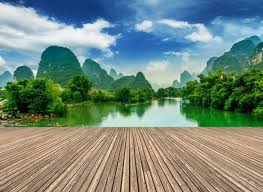
#> input picture machine-learning/view.jpeg, 263 x 192 px
$ jupyter execute --allow-errors basic_types_of_image_segmentation.ipynb   (shell and % lines are left out)
#> lines starting #> are read from the running program, lines starting #| are printed output that depends on the picture; after the words box and inside, x2 and y2 are one past the last pixel; in counts of white or black regions, pixels touching at a corner belong together; long printed decimals are rounded
## Region-based Segmentation

[cell 1]
from skimage.color import rgb2gray
import numpy as np
import cv2
import matplotlib.pyplot as plt
from scipy import ndimage

[cell 2]
image = plt.imread('view.jpeg')
#> image is the input picture: shape (192, 263, 3); mean R, G, B 117.1, 137.1, 125.4
plt.imshow(image)
image.shape
#> Out = (192, 263, 3)

[cell 3]
# convert color image to gray
gray = rgb2gray(image)
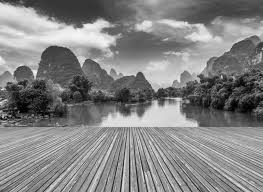
#> gray: shape (192, 263) float64; min 0, max 0.983, mean 0.518
plt.imshow(gray, cmap='gray')

[cell 4]
gray.shape
#> Out = (192, 263)

### mean threshold segmentation

[cell 5]
gray_base = gray.copy()
gray_r = gray_base.reshape(gray_base.shape[0]*gray_base.shape[1])
threshold = gray_r.mean()
#> threshold = 0.518
print(threshold)
#| 0.5176
for i in range(gray_r.shape[0]):
    if gray_r[i] > threshold:
        gray_r[i] = 1
    else:
        gray_r[i] = 0

gray_b2 = gray_r.reshape(gray_base.shape[0], gray_base.shape[1])
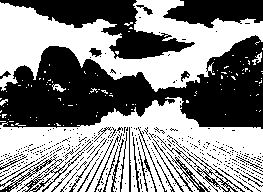
#> gray_b2: shape (192, 263) float64; values 0 (black) and 1 (white), 53% white; 441 black regions (407 under 20 px), largest, box (x1, y1, x2, y2) and area: (0, 35, 263, 129) 13731, (0, 0, 195, 59) 4122, (163, 0, 263, 28) 1962
plt.imshow(gray_b2, cmap='gray')

[cell 6]
# opencv
import cv2

image_cv = cv2.imread('view.jpeg')
gray_cv = cv2.cvtColor(image_cv, cv2.COLOR_BGR2GRAY)
threshhold = gray_cv.reshape((-1, 1)).mean()
#> threshhold = 129.8
print(threshhold)
#| 129.790
ret, gray_cv = cv2.threshold(gray_cv, threshhold, 255, cv2.THRESH_BINARY)
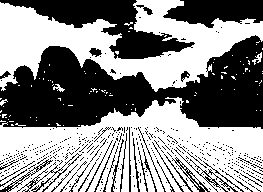
#> gray_cv: shape (192, 263); 53.8% white; 455 black regions (419 under 20 px), largest, box (x1, y1, x2, y2) and area: (0, 35, 263, 129) 13866, (0, 0, 195, 59) 4147, (163, 0, 263, 28) 1966
#> ret = 129
plt.imshow(gray_cv, cmap='gray')

### 4 bins threshold segmentation

[cell 7]
gray_base = gray.copy()
plt.imshow(gray_base, 'gray')

[cell 8]
gray_r = gray_base.reshape(gray_base.shape[0]*gray_base.shape[1])
threshold1 = gray_r.mean()
#> threshold1 = 0.518
print(threshold1)
#| 0.5176
for i in range(gray_r.shape[0]):
    if gray_r[i] > 0.6:
        gray_r[i] = 3
    elif gray_r[i] > 0.5:
        gray_r[i] = 2
    elif gray_r[i] > 0.25:
        gray_r[i] = 1
    else:
        gray_r[i] = 0

gray_b4 = gray_r.reshape(gray_base.shape[0], gray_base.shape[1])
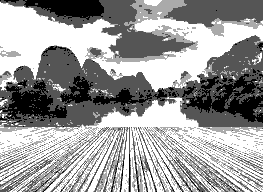
#> gray_b4: shape (192, 263) float64; min 0, max 3, mean 1.83; drawn with min black and max white
plt.imshow(gray_b4, cmap='gray')

## Edge Detection Segmentation

#> (a cell that did not finish here is left out)

[cell 10]
sobel_horizontal = np.array([[1,   2,  1],
                             [0,   0,  0],
                             [-1, -2, -1]])
#> sobel_horizontal = [[1, 2, 1], [0, 0, 0], [-1, -2, -1]]
sobel_vertical   = np.array([[-1,  0,  1],
                             [-2,  0,  2],
                             [-1,  0,  1]])
kernel_laplace   = np.array([[1,   1,  1],
                             [1,  -8,  1],
                             [1,   1,  1]])

print('sobel horizontal: \n', sobel_horizontal)
#| sobel horizontal:
#|  [[ 1  2  1]
#|  [ 0  0  0]
#|  [-1 -2 -1]]
print('')
print('sobel vertical: \n', sobel_vertical)
print('')
print('laplacian kernel: \n', kernel_laplace)

#> (a cell that did not finish here is left out)

#> (a cell that did not finish here is left out)

#> (a cell that did not finish here is left out)

#> (a cell that did not finish here is left out)

## Clustering Segmentation

**k-means**

[cell 15]
plt.imshow(image)

[cell 16]
image_arr = image.reshape(image.shape[0]*image.shape[1], image.shape[2])
image_arr.shape
#> Out = (50496, 3)

[cell 17]
from sklearn.cluster import KMeans
kmeans = KMeans(n_clusters=5, random_state=0)
kmeans.fit(image_arr)

[cell 18]
set(kmeans.labels_)

[cell 19]
image_arr.shape
#> Out = (50496, 3)
